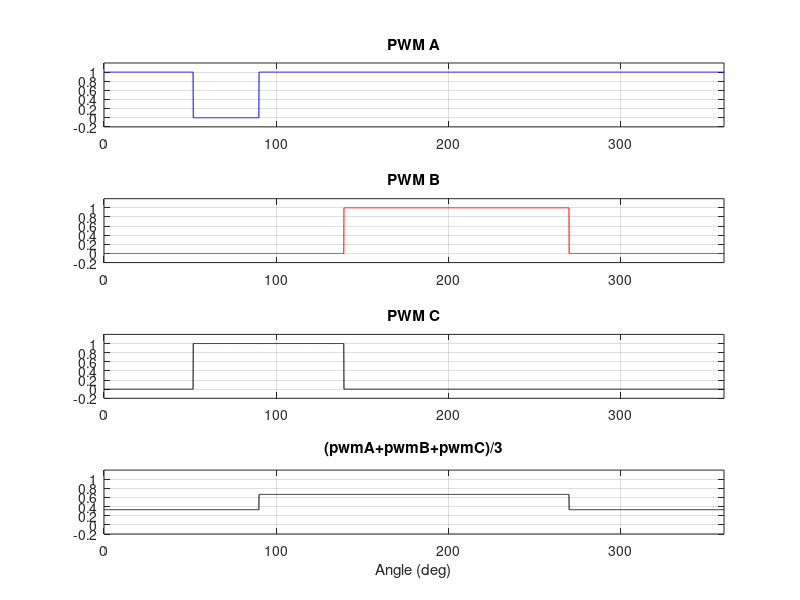

Write the MATLAB code that produced this figure.
% Parameters
N = 360*10;                 % Number of samples in one carrier period

theta = 100;                  % degrees
theta = theta*pi/180;       % radians
ma = 0.8;

% Duty ratios (single-period constants)
DA = (ma*sin(theta)            + 1)/2; 
DB = (ma*sin(theta - 2*pi/3)   + 1)/2;  
DC = (ma*sin(theta + 2*pi/3)   + 1)/2;  

% ---- Order-agnostic phase definition ----
% Sort duties and remember which leg each belongs to
D = [DA, DB, DC];
[Ds, idxAsc] = sort(D, 'ascend');   % Ds = [Dmin, Dmid, Dmax]
Dmin = Ds(1); Dmid = Ds(2); Dmax = Ds(3);

% Your original structure generalized by "roles":
%   role_min  -> was A-formula
%   role_mid  -> was B-formula (uses Dmid and Dmin)
%   role_max  -> was C-formula
phase_x = (0.75-Dmax)*2*pi;
% phase_x=0;

phi_role_min = phase_x - (Dmin)*pi;             % like phiA
phi_role_mid = phase_x - (Dmid + 2*Dmin)*pi;    % like phiB
phi_role_max = phase_x + (Dmax)*pi;             % like phiC

% Map role phases back to legs A/B/C
phi_all = zeros(1,3);
phi_all(idxAsc(1)) = phi_role_min;   % leg with smallest D gets "A-role" phase
phi_all(idxAsc(2)) = phi_role_mid;   % leg with middle   D gets "B-role" phase
phi_all(idxAsc(3)) = phi_role_max;   % leg with largest  D gets "C-role" phase

% Wrap phases into [0, 2*pi) to be safe
phi_all = mod(phi_all, 2*pi);
phiA = phi_all(1); phiB = phi_all(2); phiC = phi_all(3);

% Time vector for one carrier period
x = linspace(0, 2*pi, N);

% Triangular carriers with phase shift (range -1..1), then scale to 0..1
carrierA = (sawtooth(x + phiA, 0.5) + 1)/2;
carrierB = (sawtooth(x + phiB, 0.5) + 1)/2;
carrierC = (sawtooth(x + phiC, 0.5) + 1)/2;

% Generate PWM (compare duty ratio with carrier)
pwmA = double(DA > carrierA);
pwmB = double(DB > carrierB);
pwmC = double(DC > carrierC);

% Plots
figure;
subplot(4,1,1); plot(x*180/pi, pwmA, 'b'); ylim([-0.2 1.2]); xlim([0 360]); title('PWM A'); grid on;
subplot(4,1,2); plot(x*180/pi, pwmB, 'r'); ylim([-0.2 1.2]); xlim([0 360]); title('PWM B'); grid on;
subplot(4,1,3); plot(x*180/pi, pwmC, 'k'); ylim([-0.2 1.2]); xlim([0 360]); title('PWM C'); grid on;
subplot(4,1,4); plot(x*180/pi, (pwmA+pwmB+pwmC)/3, 'k'); ylim([-0.2 1.2]); xlim([0 360]); title('(pwmA+pwmB+pwmC)/3'); grid on;
xlabel('Angle (deg)');
